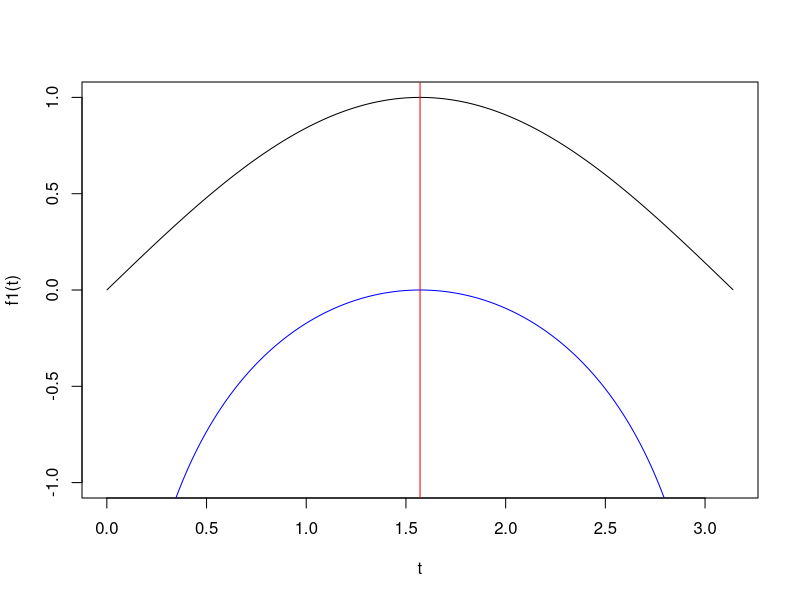
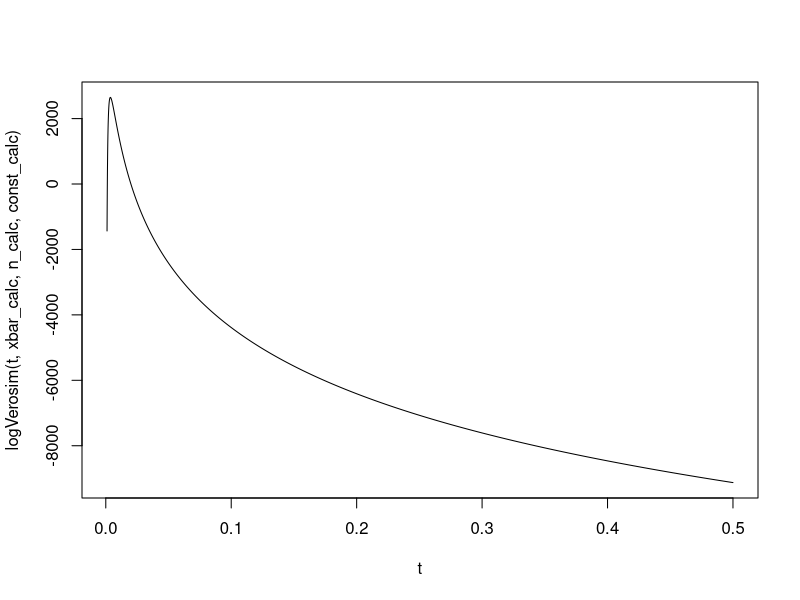
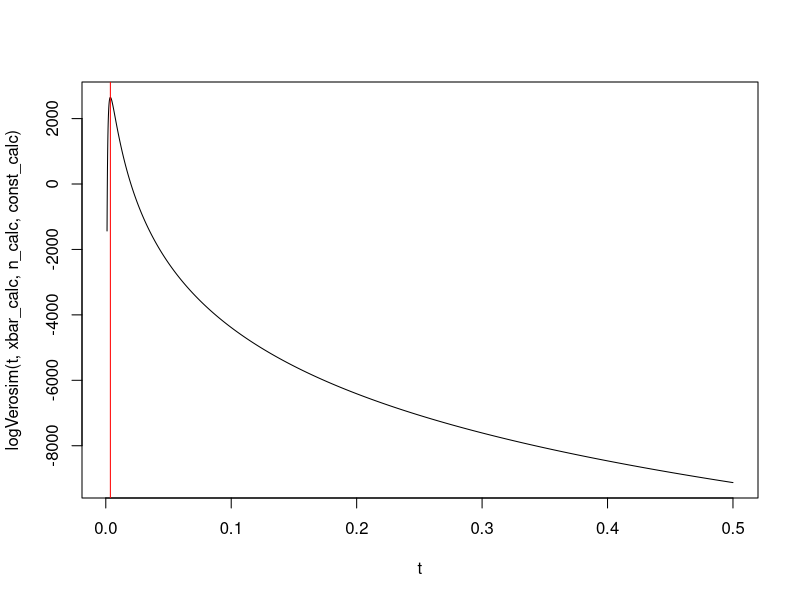
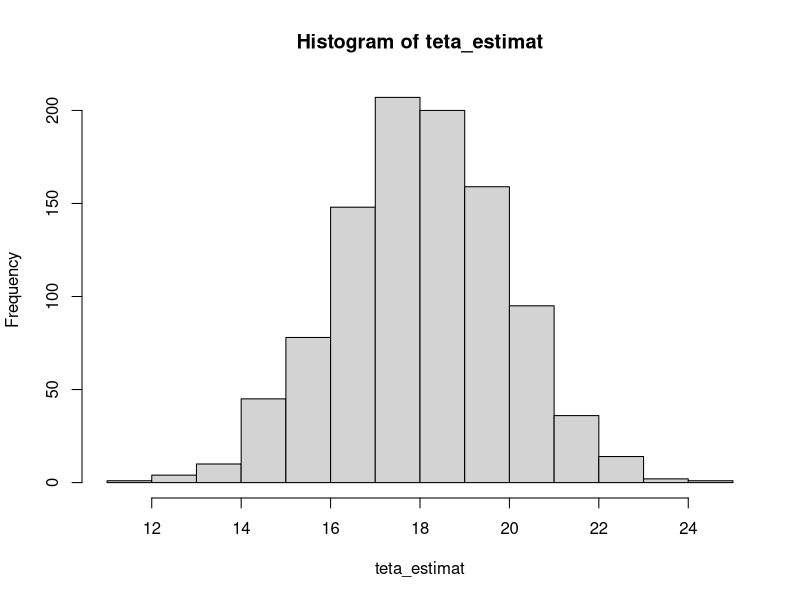
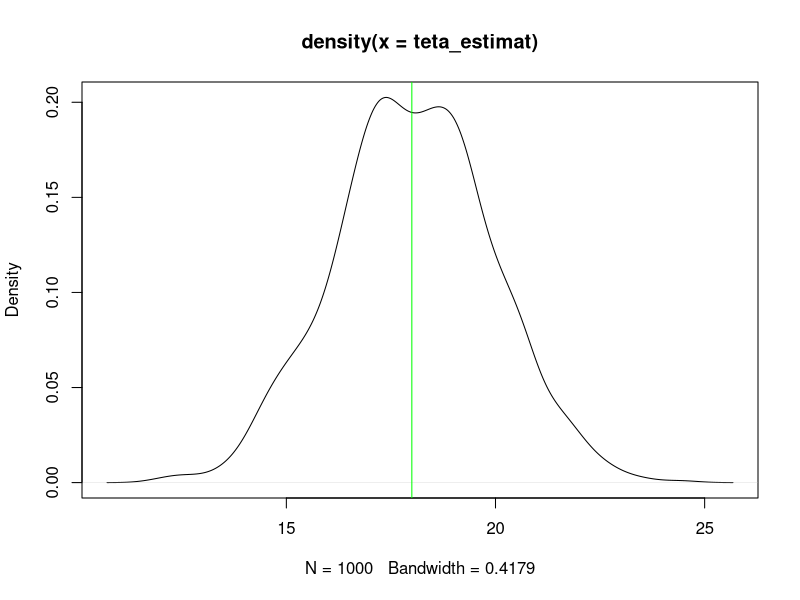
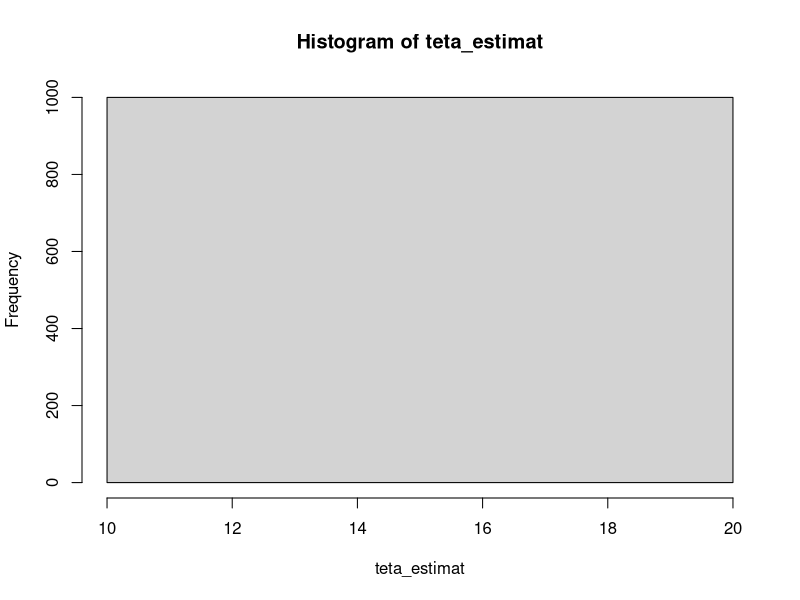
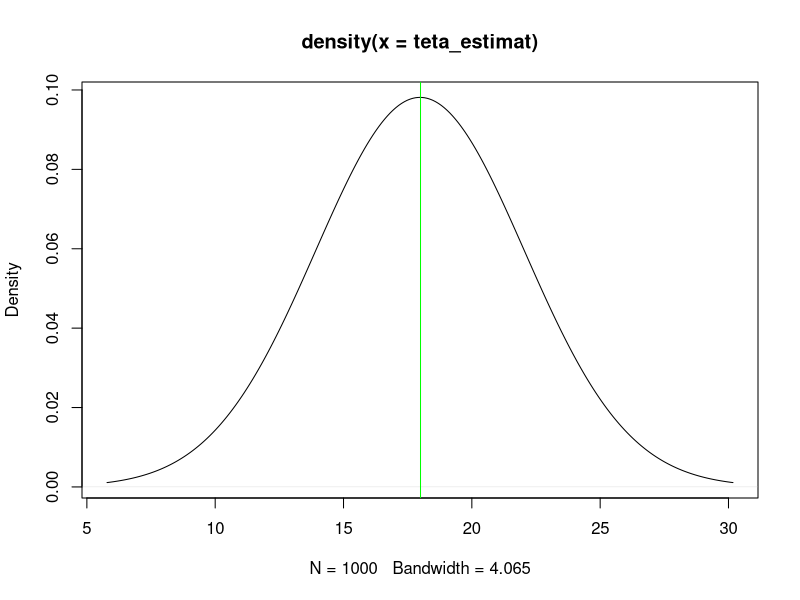
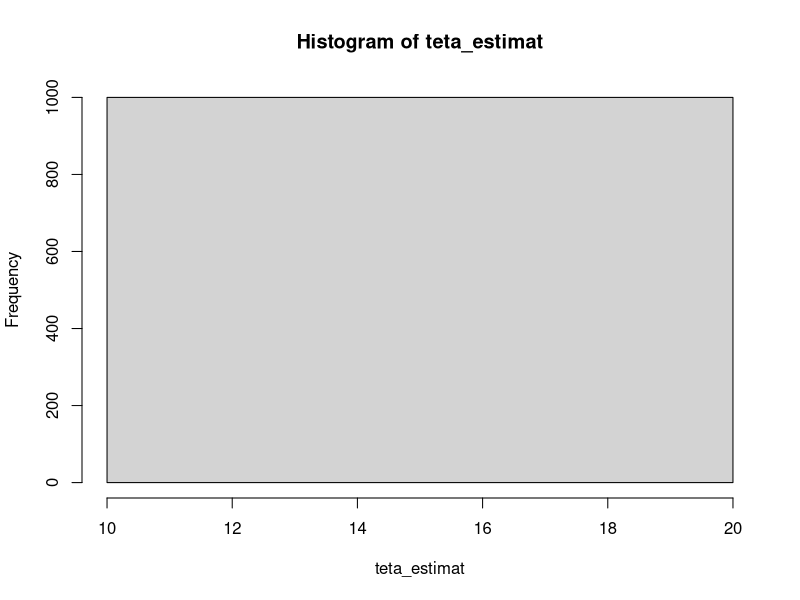

Source code (R) for these figures, in order:
#Statistica Lab 13 

#Metoda verosimilitatii maxime
#Daca o functie cu valori pozitive are punct de maxim sau minim local,
#acesta se pastreaza si daca se logaritmeaza functia initiala
f1 <- function(x)
{
  sin(x)
}

t <- seq(0.001,pi-0.001,0.001)
#Q: De ce nu am luat intervalul (0,pi)?

plot(t,f1(t),type="l",ylim=c(-1,1))
lines(t,log(sin(t)),col="blue")
abline(v=pi/2,col="red")

#gasirea punctelor de extrem cu functia optimize
require(graphics)
#in mod implicit cauta punctul de minim
optimize(f1,c(0.001,pi-0.001))

#vreau punctul de maxim

optimize(f1,c(0.001,pi-0.001),maximum=T)


# Metoda MVM liniile 28-61
#Problema cu f(x)=x^2/(54*teta^3)*exp(-x/(3*teta))

#const=ln(produs(xi^2))
#x este vectorul ce reprezinta esantionul dat
x <- rgamma(1000,3,90)
n_calc <- 1000
xbar_calc <- sum(x)/n_calc #mean(x)
const_calc <- sum(2*log(x)) # variabila care nu trebuie calculata de fiecare data in logaritmarea verosimilitatii, e calculata o singura data

logVerosim <- function(teta,xbar,n,const)
{
  -n*log(54)-3*n*log(teta)+const-1/(3*teta)*n*xbar 
}
t <- seq(0.001,0.5,0.0001)
plot(t,logVerosim(t,xbar_calc,n_calc,const_calc),type="l")

#Q: Ce reprezinta 100 mai jos?
#"A wild guess" legat de intervalul pe care sa cautam punctul de maxim
#Daca facem plot inainte vedem mai bine care e intervalul mai bun

o <- optimize(logVerosim,c(0.001,100),maximum=T,xbar=xbar_calc,n=n_calc,const=const_calc)
teta_maxim <- o$maximum
#ce obtin daca iau intervalul de cautare mai fin
o <- optimize(logVerosim,c(0.001,0.1),maximum=T,xbar=xbar_calc,n=n_calc,const=const_calc)
teta_maxim <-o$maximum

teta_estimat <- xbar_calc/9

#Observam ca teta_estimat si teta_maxim(calculat prin metode numerice) sunt foarte apropiate

t <- seq(0.001,0.5,0.0001)
plot(t,logVerosim(t,xbar_calc,n_calc,const_calc),type="l")
abline(v=teta_maxim,col="red")

#Metoda momentelor
#De ce metoda momentelor uneori nu e buna

#Folositi metoda momentelor pentru a estima teta pentru X~Unif(0,teta) in baza unui 
#esantion de volum 100

#Estimatorul dat de metoda momentelor este teta=2*xbar

teta <- 18
sample_size <- 30
nr_simulari <- 1000
teta_estimat <- numeric(nr_simulari)

for( i in 1:nr_simulari)
{
  u <- runif(sample_size,0,teta)
  xbar <- mean(u)
  teta_estimat[i] <- 2*xbar
}
hist(teta_estimat)
plot(density(teta_estimat))
abline(v=18, col="green")

#y <- runif(1000,6,13)
#hist(y)

#MVM pentru aceeasi problema
#teta_MVM=max(valorile din esantion)
teta <- 18
x <- runif(1000,0,teta)
teta_MVM <- max(x)

for( i in 1:nr_simulari)
{
  u <- runif(sample_size,0,teta)
  teta_estimat[i] <- max(x)
}
hist(teta_estimat)
plot(density(teta_estimat))
abline(v=18, col="green")

#Tema: Optimizati codul de mai sus
# pentru MM liniile 71-84

# setez parametrii si un seed pentru ca rezultatul sa fie acelasi cand e reprodus
set.seed(25281)# patratul lui 159
teta <- 18
sample_size <- 30 # in fiecare simulare a modelului sunt extrase 30 de esantioane
nr_simulari <- 1000 # 1000 de simulari

# generez toate esantioanele o data, intr-o matrice cu functia matrix cu 1000 de randuri care de fapt sunt nr_simulari si 30 de coloane care e fiecare esantion calculat (in numar de 30) pentru fiecare simulare
# runif genereaza nr_simulari * sample_size numere random dintr-o distributie care va lua valori intre 0 si teta care de fapt e 18
u <- matrix(runif(nr_simulari * sample_size, 0, teta), nrow = nr_simulari)# pana la urma fiecare rand de fapt contine randurile unei simulari

# calculez media pentru fiecare rand al matricei u,insemnand ca o simulare va avea o valoare in vectorul meu de valori de xbar-uri
xbar <- numeric(nr_simulari)# 1000 de randuri pt 1000 de simulari

for (i in 1:nr_simulari)
{
  row_sum <- 0
  for (j in 1:sample_size)
  {
    row_sum <- row_sum + u[i, j]
  }
  xbar[i] <- row_sum / sample_size
  teta_estimat[i] <- 2 * xbar# la finalul fiecarei simulari calculez estimatorul in functie de xbar (exemplul de mai sus)
}
hist(teta_estimat)
plot(density(teta_estimat))
abline(v = 18, col = "green")

## pentru MVM liniile 91-102

x <- runif(1000, 0, teta)# esantion uniform
teta_MVM <- max(x)# aplic functie de max pe fiecare esantion 
# teta_MVM e o valoare foarte apropiata de 18 (cum ar fi 17.99775...)

## Metoda MVM pentru problema de la clasa (grupa 232, lista de probleme subpunctul j))
#Problema cu f(teta)(x) = 2/teta*x*e^(-x^2/teta), x apartine (0,1), teta > 0

x <- rgamma(1000,3,90)# vector esantioane
n_calc <- 1000
xbar_calc <- sum(x)/n_calc # media 1/n*(suma dupa i de la 1 la n din)xi
const_calc <- sum(log(x)) # variabila care nu trebuie calculata de fiecare data in logaritmarea verosimilitatii, e calculata o singura data
# log(a*b)=log(a)+log(b)

logVerosim <- function(teta,xbar,n,const)
{
  n*log(2)-n*log(teta)+const-1/teta*n*xbar 
}
t <- seq(0.001,0.5,0.0001)
plot(t,logVerosim(t,xbar_calc,n_calc,const_calc),type="l")

o <- optimize(logVerosim,c(0.001,100),maximum=T,xbar=xbar_calc,n=n_calc,const=const_calc)
teta_maxim <- o$maximum

# estimatorul calculat numeric doar folosind MVM, altfel cel folosind MM difera
teta_estimat <- xbar_calc

